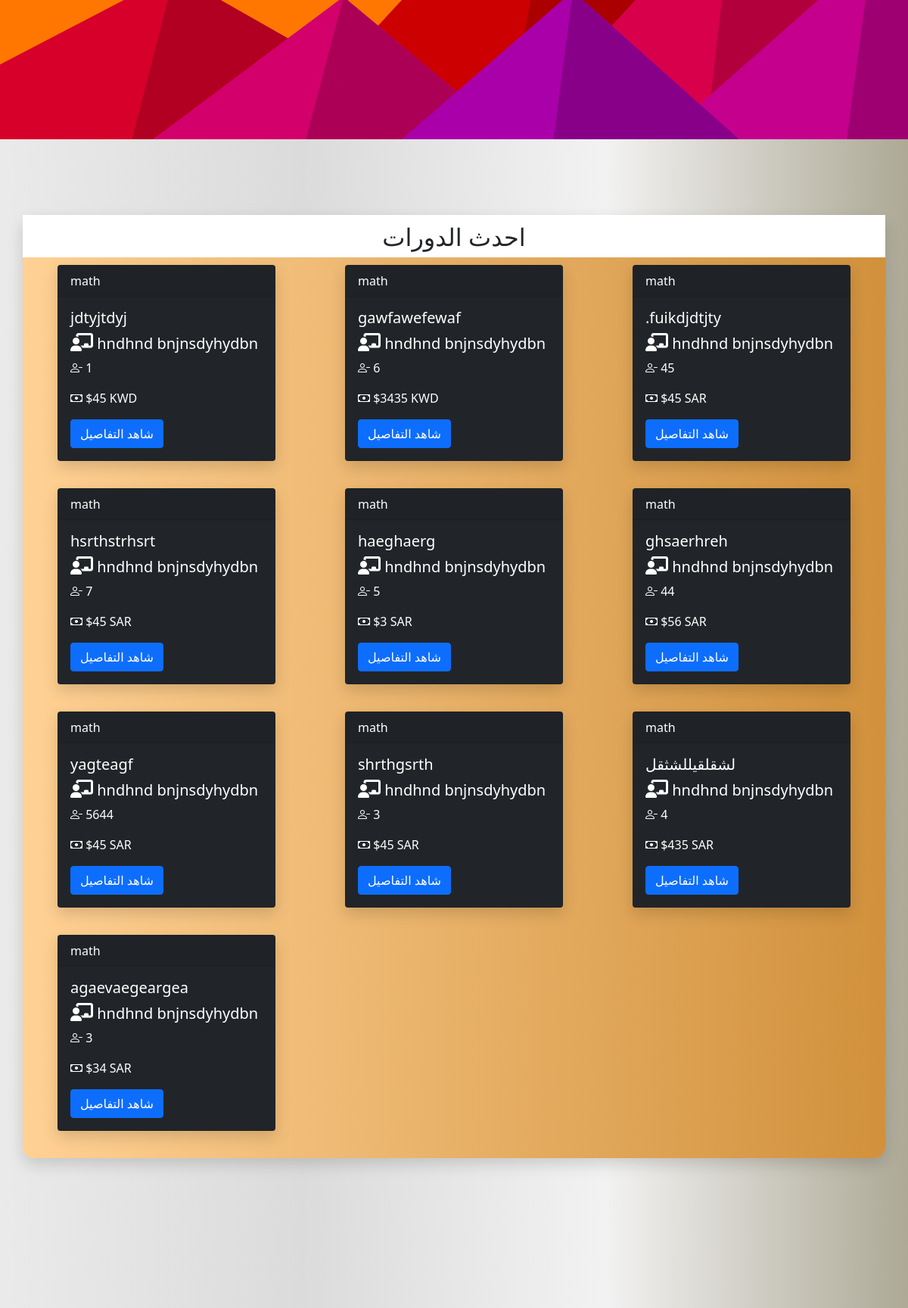
Before: / (middle part) with the older database file.
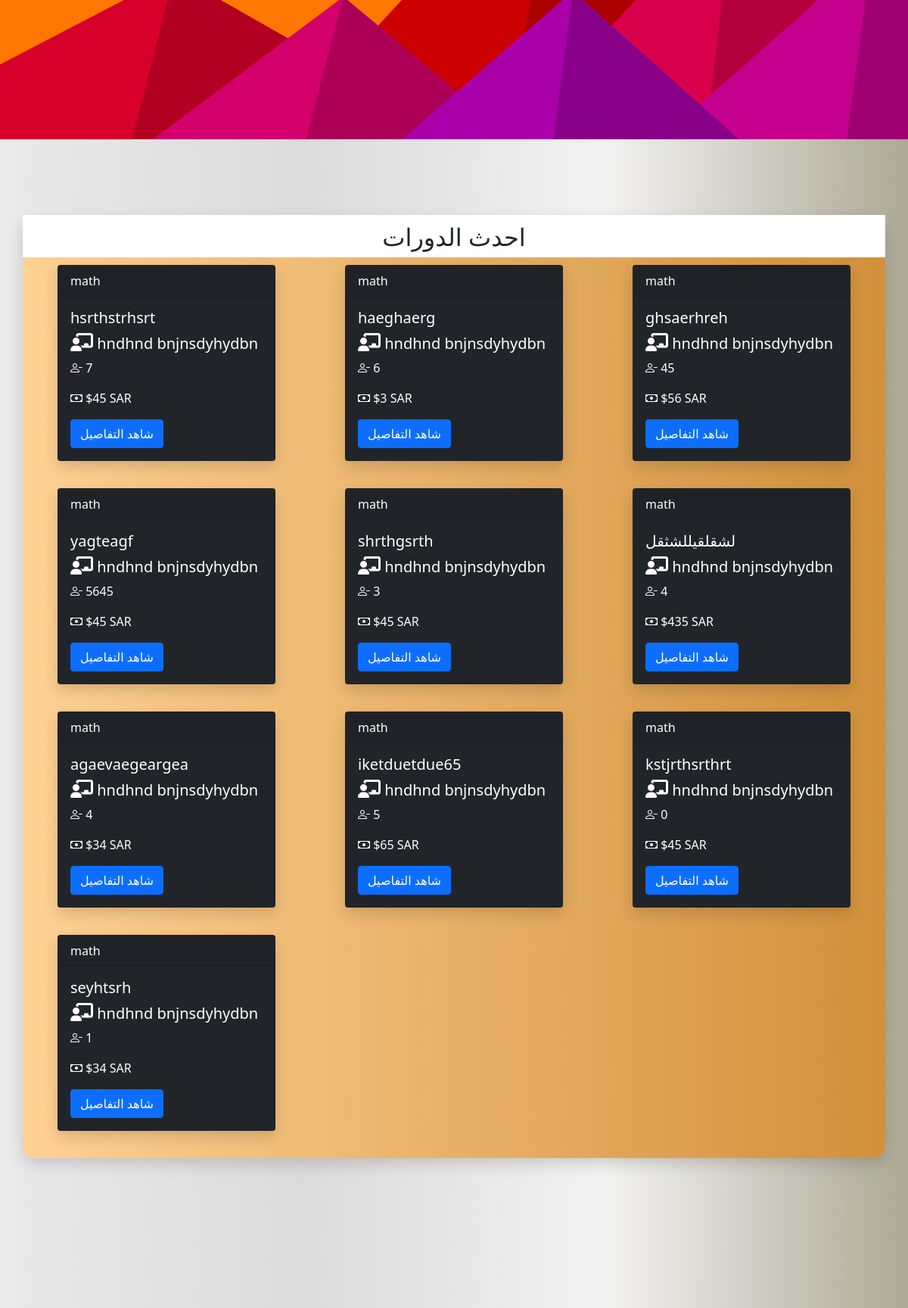
After: the same page with the newer database file.
### TUTOR/models.py (models this page shows, shortened)
class CourseModel(db.Model):
    id = db.Column(db.Integer, primary_key=True)
    name = db.Column(db.String(130), nullable=False)
    description = db.Column(db.String(1000), nullable=False)
    subject = db.Column(db.String(), nullable=False)
    price = db.Column(db.Integer, nullable=False)
    min_students = db.Column(db.Integer, nullable=False)
    max_students = db.Column(db.Integer, nullable=False)
    currency = db.Column(db.String(3), nullable=False)
    began = db.Column(db.Boolean, nullable=False, default=False)
    ended = db.Column(db.Boolean, nullable=False, default=False)
    course_type = db.Column(db.Integer, nullable=False) # 1 for start when min number # 2 for start with min and date
    _period = db.Column(db.Integer, nullable=True) # days
    _start_date = db.Column(db.DateTime, nullable=True)
    _end_date = db.Column(db.DateTime, nullable=True)
    links = db.Column(db.String(), nullable=False) # {"zoom": "link", ....}
    weekly_time_table_json  = db.Column(db.String(1000), nullable=False) # {"saturday": {"from": ..., "to": ...}, ...}
    _state = db.Column(db.String(), nullable=False, default=json.dumps({"state_code": 1, "state_string": "لم تبدأ بعد", "allowed_actions": ["join", "view", "start", "cancel"]})) # {"state_code": 2, "state_string": "قائم", "allowed_actions": ["view", "end"]} {"state_code": 3, "state_string": "انتهى", "allowed_actions": ["delete"]} {"state_code": 4, "state_string": "ملغي", "allowed_actions": ["delete"]}
    number_of_students_paid = db.Column(db.Integer, nullable=False, default=0)
    have_sent_first_payment_emails = db.Column(db.Boolean, nullable=False, default=False)
    created_by_admin = db.Column(db.Boolean, nullable=False)
    creation_date = db.Column(db.DateTime, nullable=False, default=datetime.utcnow)
    payment_model = db.relationship('PaymentModel', backref='course', uselist=False)
    tutor_data_model_id = db.Column(db.Integer, db.ForeignKey('tutor_data_model.id'),
        nullable=False)
    @property
    def number_of_participants(self):
        return len(self.students)
    @property
    def empty_seats(self):
        return self.max_students - self.number_of_participants
    def start(self):
        self.began = True
        self._state = json.dumps({"state_code": 2, "state_string": "قائم", "allowed_actions": ["view", "end", "cancel"]})
        if self.course_type == 1:
            now = datetime.date(datetime.utcnow())
            self._start_date = now
            self._end_date = now + timedelta(days=self.period)
        db.session.commit()
        for sdm in self.students: # the paymetn is when a student joins not when the course begins bcz the course wont begin if students didn't pay
            send_student_course_start_email(sdm.user, self)
        send_tutor_course_start_email(self.tutor.user, self)
        return True
    def end(self):
        self.ended = True
        self._state = json.dumps({"state_code": 3, "state_string": "انتهى", "allowed_actions": ["delete"]})
        db.session.commit()
        for sdm in self.students:
            send_student_course_ended_email(sdm.user, self)
        send_tutor_course_ended_email(self.tutor.user, self)
        return True
    def cancel(self):
        self._state = json.dumps({"state_code": 4, "state_string": "ملغي", "allowed_actions": ["delete"]})
        db.session.commit()
        self.payment_model.refund_all()
        for sdm in self.students:
            send_student_course_canceled_email(sdm.user, self)
        send_tutor_course_canceled_email(self.tutor.user, self)

class UserModel(db.Model, UserMixin):
    id = db.Column(db.Integer, primary_key=True)
    first_name = db.Column(db.String(128), nullable=False)
    last_name = db.Column(db.String(128), nullable=False)
    username = db.Column(db.String(20), unique=True, nullable=False)
    email = db.Column(db.String(256), unique=True, nullable=False)
    password = db.Column(db.String(255), nullable=False)
    user_type = db.Column(db.String(30), nullable=False)
    _gender = db.Column(db.Boolean, nullable=False, default=True)
    email_confirmation_code = db.Column(db.String(5), nullable=True)
    is_confirmed = db.Column(db.Boolean, nullable=False, default=False)
    creation_date = db.Column(db.DateTime, nullable=False, default=datetime.utcnow)
    admin_data_model = db.relationship('AdminDataModel', backref='user', uselist=False)
    tutor_data_model = db.relationship('TutorDataModel', backref='user', uselist=False)
    student_data_model = db.relationship('StudentDataModel', backref='user', uselist=False)
    @property
    def full_name(self):
        return self.first_name + " " + self.last_name

### TUTOR/MAIN/routes.py (the view)
@main_blueprint.route('/')
def home():
    courses = CourseModel.query.all()[-10:]
    return render_template("index2.html", admin_types=ADMIN_TYPES, courses=courses)

### TUTOR/MAIN/routes.py (called while the page is built)
@main_blueprint.context_processor
def utility_processor():
    return dict(get_language_text=LngObj.get_language_text, get_current_page_language_list=LngObj.get_current_page_language_list, languages=LANGUAGES, admin_types=ADMIN_TYPES, settings=SiteSettingsModel.instance())

### TUTOR/models.py (called while the page is built)
    @classmethod
    def instance(cls):
        return cls.query.get(1)

### TUTOR/utils/languages.py (called while the page is built)
    @staticmethod
    def translate(page_name, language=DEFAULT_LANGUAGE): # returns specific language page
        return LngObj.read_language_file(page_name, language)

    @staticmethod
    def read_language_file(page_name, language):
        path = os.path.join(current_app.root_path,"static", "languages", language + ".json")
        with open(path, "r", encoding='utf-8') as f:
            language_dict = json.loads(f.read())
            page_list = language_dict.get(page_name)
            return page_list if page_list else []

    @staticmethod
    def get_current_page_language_list(): # returns current page language list
        current_page, _args_dict = reverse_url_for(request.path)
        page_language_list = LngObj.get_validated_page_language_list(current_page, request.cookies.get("language"))
        return page_language_list

### TUTOR/templates/index2.html (shortened to what this page needs)
{% extends "template.html" %}
{% block content %}
    <link rel="stylesheet" href="{{ url_for('static', filename='css/index.css') }}">
    <link rel="stylesheet" href="{{ url_for('static', filename='css/index-courses.css') }}">
    <div class="container-fluid parent-container">
        <div class="row justify-content-center parent-row">
            <div class="col parent-col">
                <div class="container">
                    <div class="row justify-content-center my-row">
                    </div>
                </div>
            </div>
        </div>
    </div>
    <div class="container my-cont">
      <div class="row my-row title">
        <center><h2>احدث الدورات</h2></center>
      </div>
        <div class="row my-row">
            {% for course in courses %}
                <div class="col-sm-4 my-col content-col">
                    <div class="card text-white bg-dark mb-3 my-card" style="max-width: 18rem;">
                        <div class="card-header">{{ course.subject }}</div>
                            <div class="card-body">
                                <h5 class="card-title">{{ course.name }}</h5>
                                <h5 class="card-title"><i class='fas fa-chalkboard-teacher' style='font-size:24px'></i> {{ course.tutor.user.full_name }}</h5>
                                <p class="card-text"><i class="bi bi-person-dash"></i> {{ course.empty_seats }}</p>
                                {% if current_user.user_type == "student" %}
                                  <p class="card-text"><i class="bi bi-cash"></i> ${{ course.price_for_student(current_user.student_data_mode) }} {{ course.currency }}  {% if course.has_discount_for_student(current_user.student_data_mode) %}عرض خاص{% endif %}</p>
                                  {% else %}
                                  <p class="card-text"><i class="bi bi-cash"></i> ${{ course.price }} {{ course.currency }}</p>
                                  {% endif %}
                                  <a href="{{ url_for('courses_blueprint.course', course_id=course.id) }}" class="btn btn-primary">شاهد التفاصيل</a>
                        </div>
                    </div>
                </div>
            {% endfor %}
        </div>
    </div>
{% endblock %}

Changed rows visible on the page:
no longer on this page (row edited): CourseModel: subject "math", name "jdtyjtdyj", tutor.user.full_name "hndhnd bnjnsdyhydbn", empty_seats "1", price "45", currency "KWD"
no longer on this page (row unchanged): CourseModel: subject "math", name "gawfawefewaf", tutor.user.full_name "hndhnd bnjnsdyhydbn", empty_seats "6", price "3435", currency "KWD"
no longer on this page (row unchanged): CourseModel: subject "math", name ".fuikdjdtjty", tutor.user.full_name "hndhnd bnjnsdyhydbn", empty_seats "45", price "45", currency "SAR"
computed for CourseModel "haeghaerg": empty_seats "5" → "6"
computed for CourseModel "ghsaerhreh": empty_seats "44" → "45"
computed for CourseModel "yagteagf": empty_seats "5644" → "5645"
changed CourseModel "agaevaegeargea": empty_seats "3" → "4"
added CourseModel: subject "math", name "iketduetdue65", tutor.user.full_name "hndhnd bnjnsdyhydbn", empty_seats "5", price "65", currency "SAR"
added CourseModel: subject "math", name "kstjrthsrthrt", tutor.user.full_name "hndhnd bnjnsdyhydbn", empty_seats "0", price "45", currency "SAR"
added CourseModel: subject "math", name "seyhtsrh", tutor.user.full_name "hndhnd bnjnsdyhydbn", empty_seats "1", price "34", currency "SAR"
